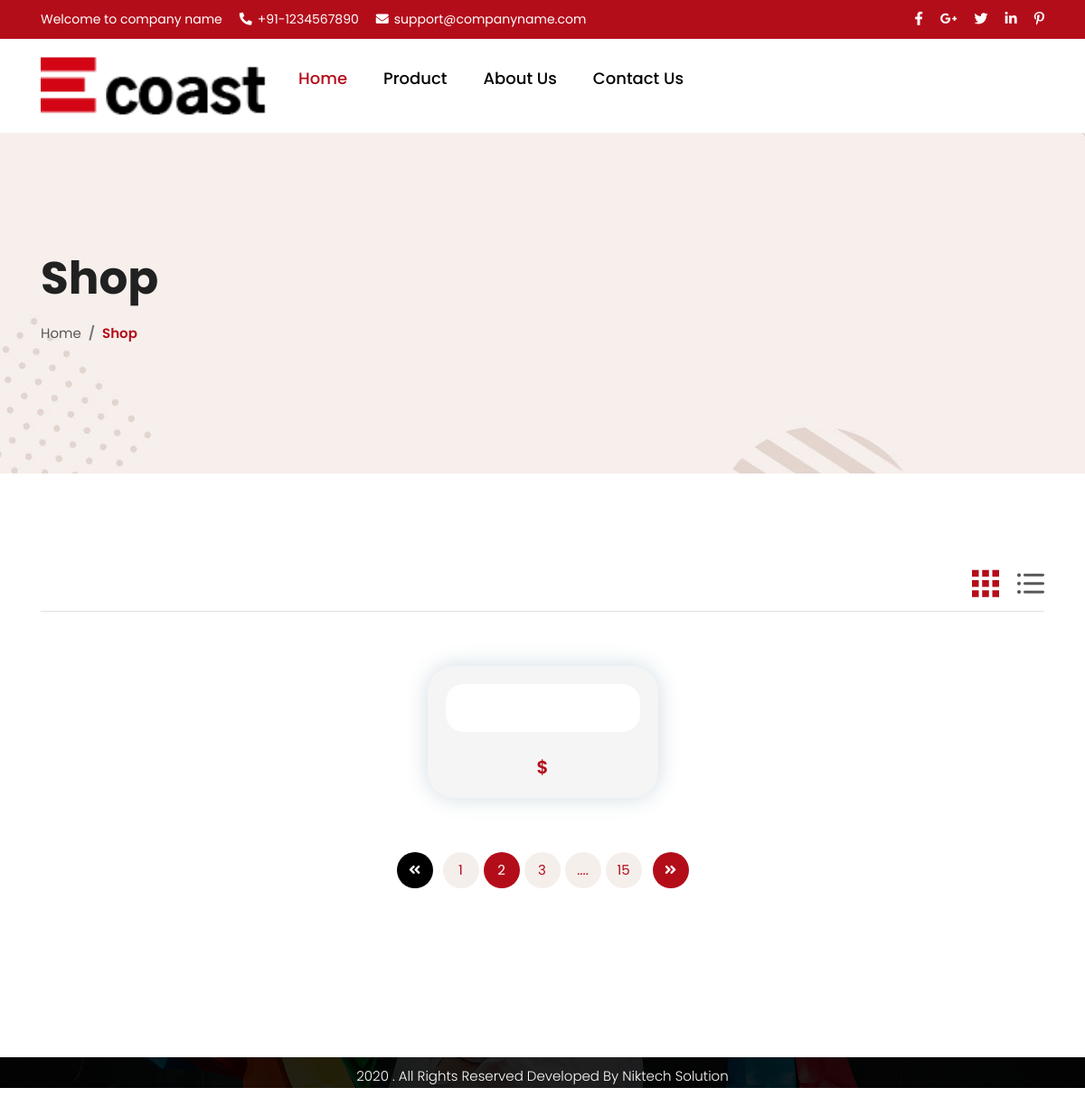
The app's page /cat.php?cat_name=sdsds, older data.
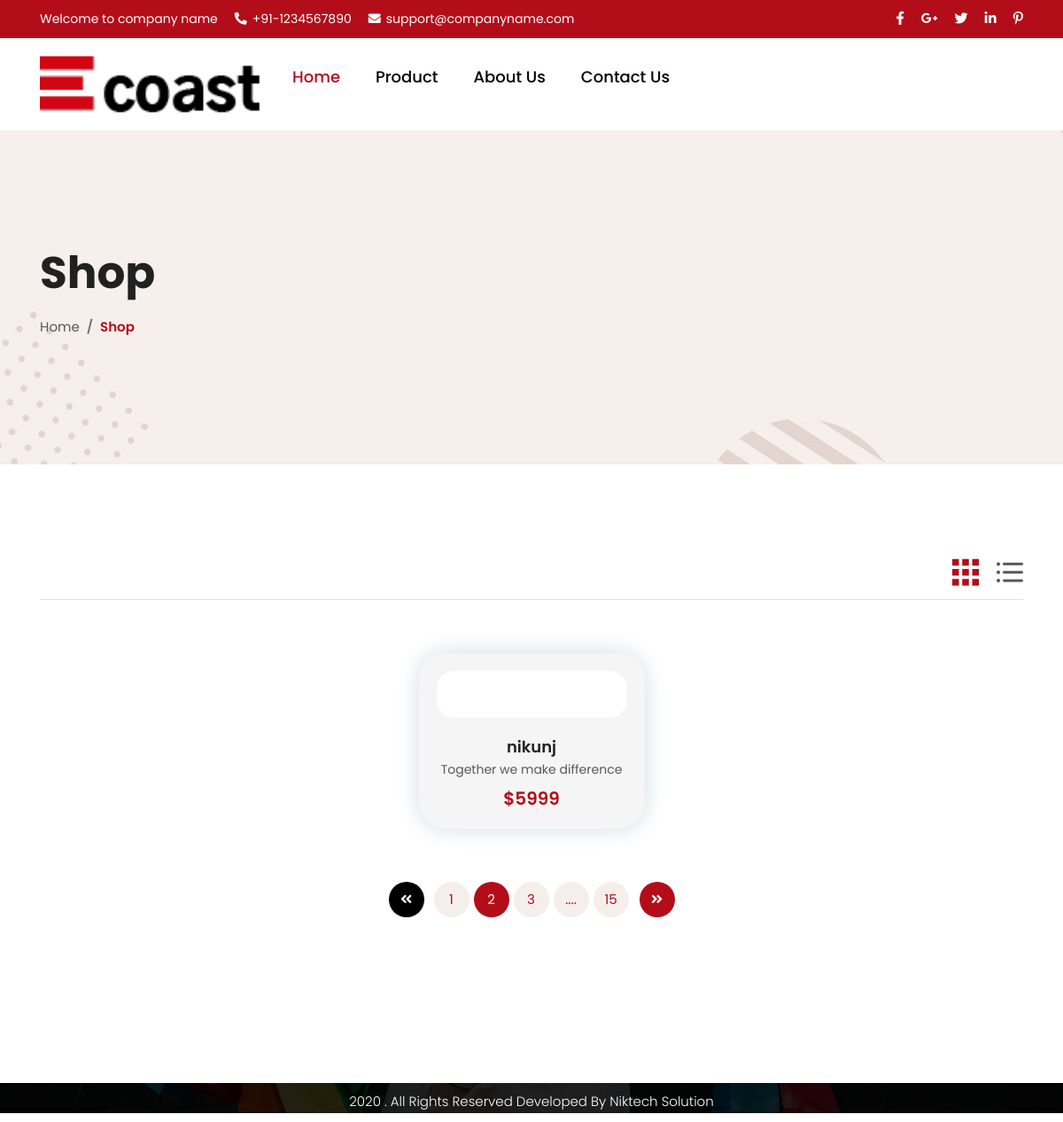
The same page, newer data.
### tables this page shows
CREATE TABLE `portfolio` (
  `id` int(10) NOT NULL,
  `cat_name` mediumtext NOT NULL,
  `image` mediumtext NOT NULL,
  `name` varchar(10000) NOT NULL,
  `title` varchar(1000) NOT NULL,
  `price` varchar(1000) NOT NULL,
  `dt_created` datetime NOT NULL DEFAULT current_timestamp(),
  `dt_updated` timestamp NOT NULL DEFAULT current_timestamp() ON UPDATE current_timestamp()
);

### cat.php (the view, shortened to what this page needs)
<?php
include 'admin/include/connection.php';
if (isset($_GET['cat_name']) && !empty($_GET['cat_name'])) {
    $id = $_GET['cat_name'];
    $query = "SELECT * FROM portfolio WHERE cat_name = '$id'";
    $result = mysqli_query($connect, $query);
    if (mysqli_num_rows($result) > 0) {
        $row = mysqli_fetch_assoc($result);
        $name = $row['name'];
        $title = $row['title'];
        $price = $row['price'];
    }
}
?>
<!DOCTYPE html>
<html lang="en">
<head>
    <?php include('includes/headerscript.php');?>
</head>
<body>
    <?php include('includes/header.php');?>
    <section class="page-slider">
        <div class="hero-banner-content">
            <div class="container">
                <div class="row">
                    <div class="col-lg-6">
                        <h2 class="banner-title">Shop</h2>
                        <nav aria-label="breadcrumb">
                            <ol class="breadcrumb">
                                <li class="breadcrumb-item"><a href="index.php">Home</a></li>
                                <li class="breadcrumb-item active" aria-current="page">Shop</li>
                            </ol>
                        </nav>
                    </div>
                    <div class="col-lg-6">
                        <div class="about-slider-img">
                        </div>
                    </div>
                </div>
            </div>
        </div>
    </section>
    <section class="ws-section-spacing">
        <div class="container">
            <div class="row">
                <div class="col-lg-12">
                    <div class="shop-filter">
                        <ul class="nav nav-tabs title-bottom-spacing">
                            <li><a data-toggle="tab" href="#grid" class="active"><i class="flaticon-grid"></i></a></li>
                            <li><a data-toggle="tab" href="#list"><i class="flaticon-list-1"></i></a></li><br>
                        </ul>
                        <div class="tab-content">
                            <div id="grid" class="tab-pane fade in active">
                                <div class="row justify-content-sm-center">
                                     <div class="col-lg-3 col-md-4 col-sm-6 col-xs-10">
                                        <div class="product-card">
                                            <div class="product-bg">
                                            </div>
                                            <div class="product-content">
                                                <h5><a href="product-detail.php?name=<?php echo $name;?>"><?php echo $name;?></a></h5>
                                                <p><?php echo $title;?></p>
                                                <h4 class="price-text">$<?php echo $price;?></h4>
                                            </div>
                                        </div>
                                    </div>
                                </div>
                            </div>
                        </div>
                    </div>
                    <nav aria-label="Page navigation example" class="navigation-btn">
                        <ul class="pagination justify-content-center">
                            <li class="page-item">
                                <a class="page-link" href="#" aria-label="Previous">
                                    <span aria-hidden="true"><i class="fas fa-angle-double-left"></i></span>
                                </a>
                            </li>
                            <li class="page-item"><a class="page-link" href="#">1</a></li>
                            <li class="page-item active"><a class="page-link" href="#">2</a></li>
                            <li class="page-item"><a class="page-link" href="#">3</a></li>
                            <li class="page-item"><a class="page-link" href="#">....</a></li>
                            <li class="page-item"><a class="page-link" href="#">15</a></li>
                            <li class="page-item">
                                <a class="page-link" href="#" aria-label="Next">
                                    <span aria-hidden="true"><i class="fas fa-angle-double-right"></i></span>
                                </a>
                            </li>
                        </ul>
                    </nav>
                </div>
            </div>
    </section>
    <?php include('includes/footer.php');?>
</body>
</html>

Row changes from the older to the newer data that the page shows:
added portfolio: name "nikunj", title "Together we make difference", price "5999"
